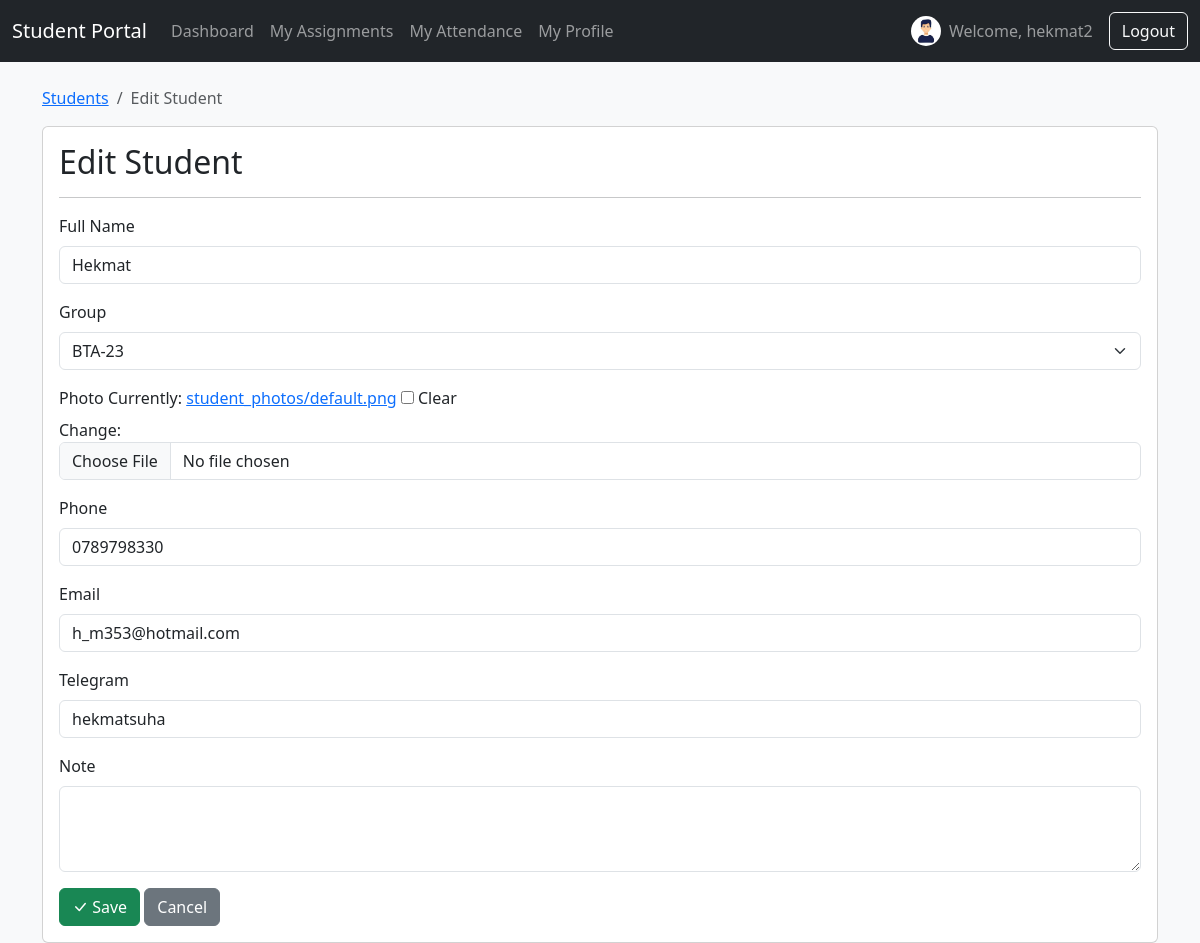
The app's page /student/2/edit/ (signed in) with its own data.
### students/models.py (models this page shows, shortened)
class Student(models.Model):
    user = models.OneToOneField(User, on_delete=models.SET_NULL, null=True, blank=True)
    full_name = models.CharField(max_length=255, verbose_name="Full Name")
    photo = models.ImageField(upload_to='student_photos/', null=True, blank=True, default='student_photos/default.png')
    group = models.ForeignKey(Group, on_delete=models.CASCADE, related_name="students", verbose_name="Group")
    phone = models.CharField(max_length=20, blank=True, null=True, verbose_name="Phone")
    email = models.EmailField(blank=True, null=True, verbose_name="Email")
    telegram = models.CharField(max_length=100, blank=True, null=True, verbose_name="Telegram")
    note = models.TextField(blank=True, null=True, verbose_name="Note")

### students/views.py (the view)
# urls.py: path('student/<int:pk>/edit/', views.StudentUpdateView.as_view(), name='student-edit'),
class StudentUpdateView(AuthRequiredMixin, SuccessMessageMixin, UpdateView):
    model = Student
    form_class = StudentForm
    template_name = 'students/student_form.html'
    success_url = reverse_lazy('student-list')
    success_message = "Student '%(full_name)s' was updated successfully."

### students/forms.py
class StudentForm(forms.ModelForm):
    class Meta:
        model = Student
        fields = ['full_name', 'group','photo', 'phone', 'email', 'telegram', 'note']
        widgets = {
            'full_name': forms.TextInput(attrs={'class': 'form-control'}),
            'group': forms.Select(attrs={'class': 'form-select'}),
            'photo': forms.ClearableFileInput(attrs={'class': 'form-control'}),
            'phone': forms.TextInput(attrs={'class': 'form-control'}),
            'email': forms.EmailInput(attrs={'class': 'form-control'}),
            'telegram': forms.TextInput(attrs={'class': 'form-control'}),
            'note': forms.Textarea(attrs={'class': 'form-control', 'rows': 3}),
        }

### students/context_processors.py (called while the page is built)
def student_profile_picture(request):
    if request.user.is_authenticated and not request.user.is_superuser:
        try:
            student = Student.objects.get(user=request.user)
            return {'student_photo_url': student.photo.url}
        except Student.DoesNotExist:
            return {}
    return {}

### students/models.py (called while the page is built)
    def __str__(self):
        return self.name

### students/templates/students/student_form.html (shortened to what this page needs)
{% extends 'students/base.html' %}  {% block content %}
<nav aria-label="breadcrumb">
  <ol class="breadcrumb">
    <li class="breadcrumb-item">
      <a href="{% url 'student-list' %}">Students</a>
    </li>
    <li class="breadcrumb-item active" aria-current="page">
      {% if object %}Edit Student{% else %}Add Student{% endif %}
    </li>
  </ol>
</nav>
<div class="card">
  <div class="card-body">
    <h2 class="card-title">
      {% if object %}Edit Student{% else %}Add Student{% endif %}
    </h2>
    <hr />
    <form method="post">
      {% for field in form %}
      <div class="mb-3">
        <label for="{{ field.id_for_label }}" class="form-label"
          >{{ field.label }}</label
        >
        {{ field }}
      </div>
      {% endfor %}
      <button type="submit" class="btn btn-success">
        <i class="bi bi-check-lg"></i> Save
      </button>
      <a href="{% url 'student-list' %}" class="btn btn-secondary">Cancel</a>
    </form>
  </div>
</div>
{% endblock %}

### students/templates/students/base.html (shortened to what this page needs)
<!DOCTYPE html>
<html lang="en">
  <head>
    <link
      href="https://cdn.jsdelivr.net/npm/bootstrap@5.3.2/dist/css/bootstrap.min.css"
      rel="stylesheet"
    />
    <link
      rel="stylesheet"
      href="https://cdn.jsdelivr.net/npm/bootstrap-icons@1.11.1/font/bootstrap-icons.css"
    />
  </head>
  <body class="bg-light">
    {% if user.is_authenticated %}
    <nav class="navbar navbar-expand-lg navbar-dark bg-dark">
        <div class="container-fluid">
            {% if user.is_superuser %}
                <a class="navbar-brand" href="{% url 'dashboard' %}">Teacher Dashboard</a>
            {% else %}
                <a class="navbar-brand" href="{% url 'student-dashboard' %}">Student Portal</a>
            {% endif %}
            <div class="collapse navbar-collapse" id="navbarNav">
                <ul class="navbar-nav me-auto mb-2 mb-lg-0">
                    {% if user.is_superuser %}
                        <li class="nav-item">
                            <a class="nav-link" href="{% url 'student-list' %}">Students</a>
                        </li>
                        <li class="nav-item">
                            <a class="nav-link" href="{% url 'group-list' %}">Groups</a>
                        </li>
                        <li class="nav-item">
                            <a class="nav-link" href="{% url 'assignment-list' %}">Assignments</a>
                        </li>
                        <li class="nav-item">
                            <a class="nav-link" href="{% url 'announcement-list' %}">Announcements</a>
                        </li>
                        <li class="nav-item">
                            <a class="nav-link" href="{% url 'attendance' %}">Attendance</a>
                        </li>
                    {% else %}
                        <li class="nav-item">
                            <a class="nav-link" href="{% url 'student-dashboard' %}">Dashboard</a>
                        </li>
                        <li class="nav-item">
                            <a class="nav-link" href="{% url 'student-assignments' %}">My Assignments</a>
                        </li>
                        <li class="nav-item">
                            <a class="nav-link" href="{% url 'student-attendance' %}">My Attendance</a>
                        </li>
                        <li class="nav-item">
                            <a class="nav-link" href="{% url 'student-profile' %}">My Profile</a>
                        </li>
                    {% endif %}
                </ul>
                {% if user.is_superuser %}
                    <span class="navbar-text me-3">
                        Welcome, {{ user.username }}
                    </span>
                {% else %}
                    <span class="navbar-text me-3 d-flex align-items-center">
                        {% if student_photo_url %}
                            <img src="{{ student_photo_url }}" class="rounded-circle me-2" alt="{{ user.username }}" width="30" height="30" style="object-fit: cover;">
                        {% endif %}
                        Welcome, {{ user.username }}
                    </span>
                {% endif %}
                <form action="{% url 'logout' %}" method="post" class="d-flex">
                    <button type="submit" class="btn btn-outline-light">Logout</button>
                </form>
            </div>
        </div>
    </nav>
    {% endif %}
    <main class="container mt-4">
       {% block content %}{% endblock %}
    </main>
  </body>
</html>

### records on screen
Student: form "Hekmat" "BTA-23" "0789798330" "h_m353@hotmail.com" "hekmatsuha"

### other values on screen
{{ user.username }} "hekmat2"
{{ field.label }} "Full Name" "Group" "Photo" "Phone" "Email" "Telegram" "Note"
